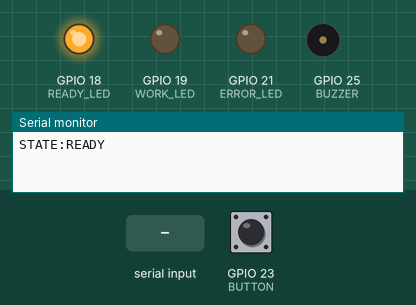
A sketch run on a simulated ESP32. On the bench: output pins drawn as LEDs (lit = HIGH), buzzer (waves = sounding), the last lines printed to the serial monitor. The inputs (shaded band) are chosen by the test bench; at power-on: GPIO 23 (BUTTON) HIGH.

Above: at 1.2 s.
1.3 s: "OK\n" received over Serial
At 2.0 s:
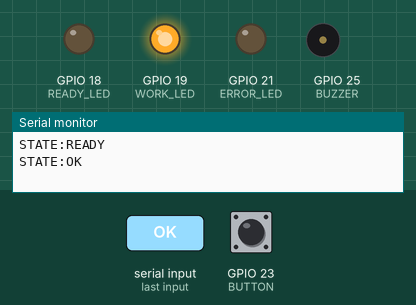
4.3 s: "ERROR\n" received over Serial
At 5.2 s:
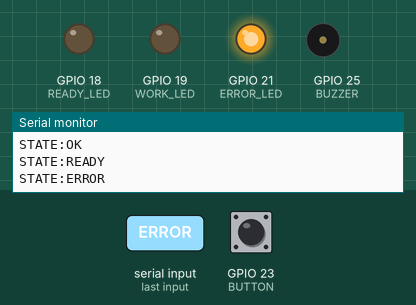
7.3 s: "BUSY\n" received over Serial
At 7.8 s:
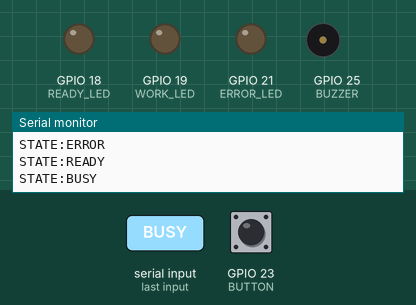
10.3 s: "DONE\n" received over Serial
At 10.38 s:
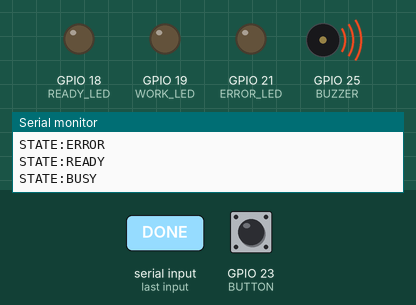
Timing chart, 0 to 13.3 s (numbered marks = the images above; inputs shaded):
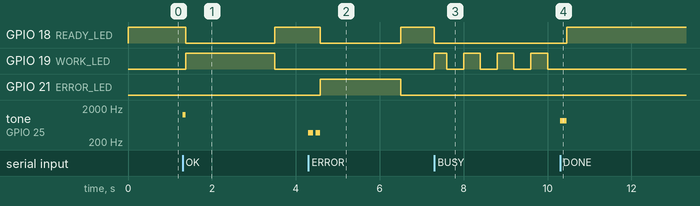

Measured:
- after the input at 1.3 s, GPIO 18 (READY_LED): HIGH → LOW after 0.08 s, → HIGH 2.1 s later; GPIO 19 (WORK_LED): LOW → HIGH after 0.08 s, → LOW 2.1 s later; tone on GPIO 25 (BUZZER): silent → 1250 Hz at once, → silent 0.08 s later
- after the input at 4.3 s, GPIO 18 (READY_LED): HIGH → LOW after 0.28 s, → HIGH 1.9 s later; GPIO 21 (ERROR_LED): LOW → HIGH after 0.28 s, → LOW 1.9 s later; tone on GPIO 25 (BUZZER): alternates 370 Hz for 0.11 s and silent for 0.06 s, 4 changes in all, then stays silent, starting at once
- after the input at 7.3 s, GPIO 18 (READY_LED): HIGH → LOW at once; GPIO 19 (WORK_LED): LOW → HIGH at once, then repeats every 0.80 s: LOW 0.40 s, HIGH 0.40 s
- after the input at 10.3 s, GPIO 18 (READY_LED): LOW → HIGH after 0.16 s; GPIO 19 (WORK_LED): stops changing and stays LOW; tone on GPIO 25 (BUZZER): silent → 850 Hz at once, → silent 0.16 s later

The sketch:

esp32_status.ino
```cpp
#include <Arduino.h>
// ESP32-DevKitC V4, Arduino-ESP32 core 3.x
// PC -> ESP32: READY/BUSY/OK/ERROR/DONE followed by newline
// ESP32 -> PC: CAPTURE followed by newline
constexpr int READY_LED=18, WORK_LED=19, ERROR_LED=21, BUTTON=23, BUZZER=25;
String state="READY", line="";
unsigned long since=0, lastPress=0;
bool wasPressed=false;
void beep(int hz,int ms) {
  ledcWriteTone(BUZZER,hz);
  delay(ms);
  ledcWriteTone(BUZZER,0);
}
void setState(String s) {
  if(s!="READY"&&s!="BUSY"&&s!="OK"&&s!="ERROR"&&s!="DONE") return;
  state=s;
  since=millis();
  if(s=="OK") beep(1250,80);
  if(s=="ERROR") { beep(370,110); delay(60); beep(370,110); }
  if(s=="DONE") beep(850,160);
  Serial.println("STATE:"+state);
}
void setup() {
  Serial.begin(115200);
  pinMode(READY_LED,OUTPUT);
  pinMode(WORK_LED,OUTPUT);
  pinMode(ERROR_LED,OUTPUT);
  pinMode(BUTTON,INPUT_PULLUP);
  ledcAttach(BUZZER,2000,8);
  setState("READY");
}
void loop() {
  while(Serial.available()) {
    char c=(char)Serial.read();
    if(c=='\n') { line.trim(); setState(line); line=""; }
    else if(c!='\r' && line.length()<24) line+=c;
  }
  bool pressed=digitalRead(BUTTON)==LOW;
  if(pressed && !wasPressed && millis()-lastPress>=200 && state!="BUSY") {
    lastPress=millis();
    Serial.println("CAPTURE");
  }
  wasPressed=pressed;
  bool blink=(millis()/400)%2==0;
  digitalWrite(READY_LED, state=="READY"||state=="DONE");
  digitalWrite(WORK_LED, state=="OK"||(state=="BUSY"&&blink));
  digitalWrite(ERROR_LED,state=="ERROR");
  if((state=="OK"||state=="ERROR"||state=="DONE") && millis()-since>2200) setState("READY");
}
```
